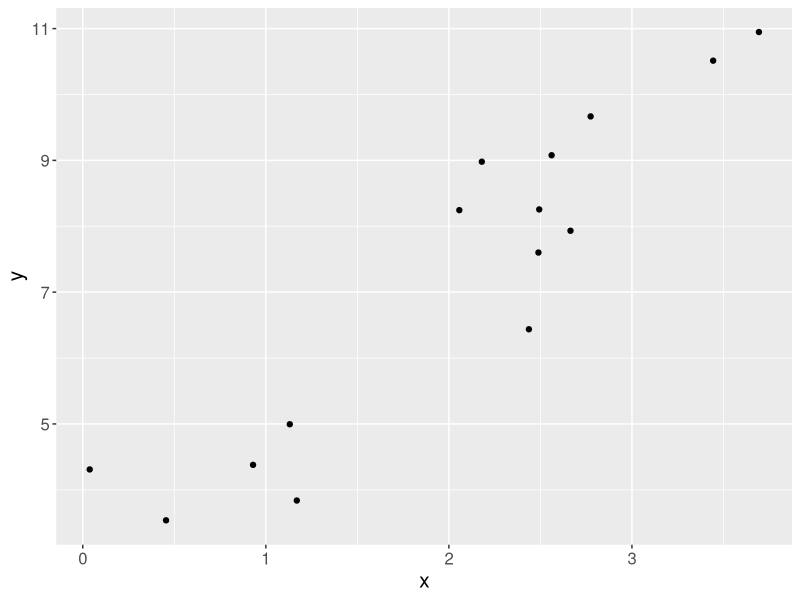
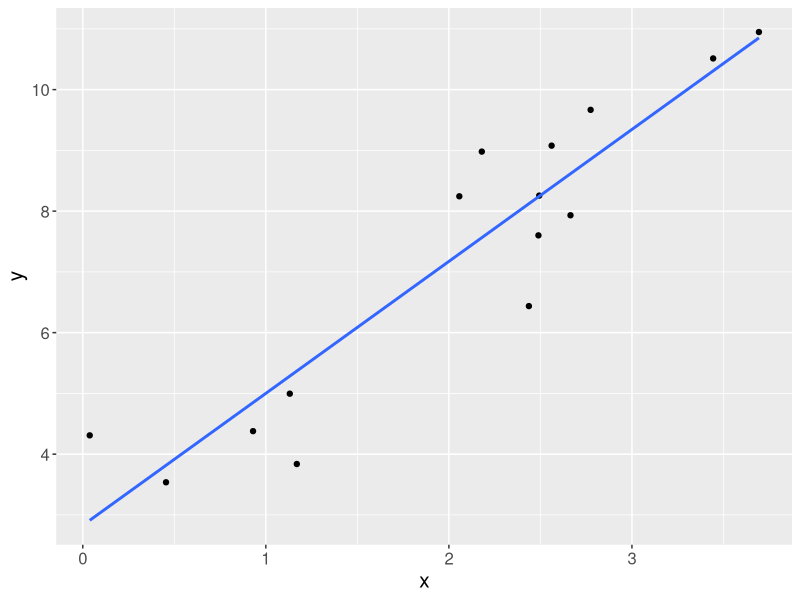
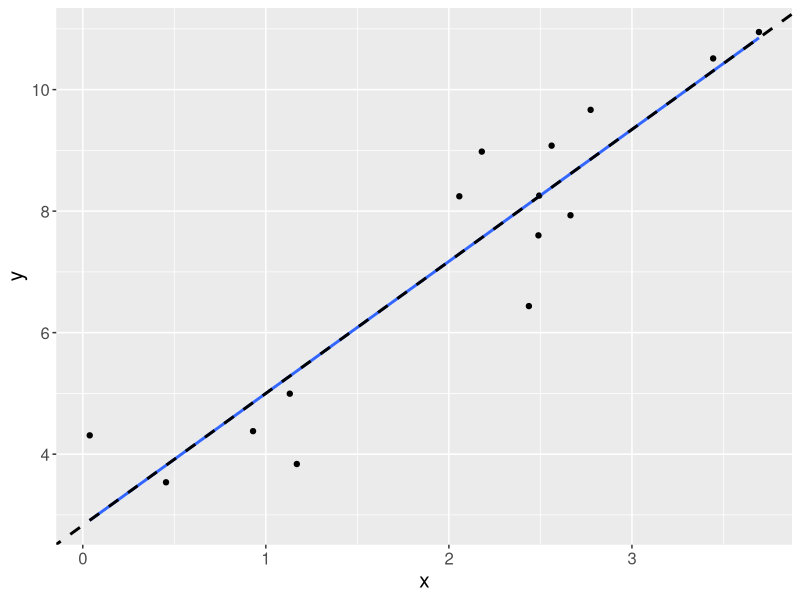

Recreate these plots in R, in order.
## ---- chunk 1
knitr::opts_chunk$set(echo = FALSE)
library(tidyverse)
## ---- chunk 2
set.seed(1234)
x <- sort(runif(15,0,4))
y <- 2*x + 3 + rnorm(15,0.25)
my_data <- tibble(x=x,y=y)
my_data %>% 
  ggplot(aes(x=x,y=y)) + 
  geom_point() +  
  theme(text = element_text(size = 15))
## ---- chunk 3
my_data %>% 
  ggplot(aes(x=x,y=y)) + 
  geom_point() +  
  geom_smooth(method="lm",se=FALSE) + 
  theme(text = element_text(size = 15))
## ---- chunk 4
# define function to compute SSE
SSE <- function(A,data=my_data){
  y_hat <- A[1] + A[2]*data$x
  sse <- sum((data$y-y_hat)^2) 
}
# call optim to minimize SSE, requires an initial guess
(parms <- optim(c(1,1),SSE)$par)

## ---- chunk 5
my_data %>% 
  ggplot(aes(x=x,y=y)) + 
  geom_point() +  
  geom_smooth(method="lm",se=FALSE) + 
  geom_abline(slope = parms[2],intercept = parms[1],linetype="dashed",color="black",lwd=1) + 
  theme(text = element_text(size = 15))
## ---- chunk 6
lm(y~x,data=my_data)$coefficients
